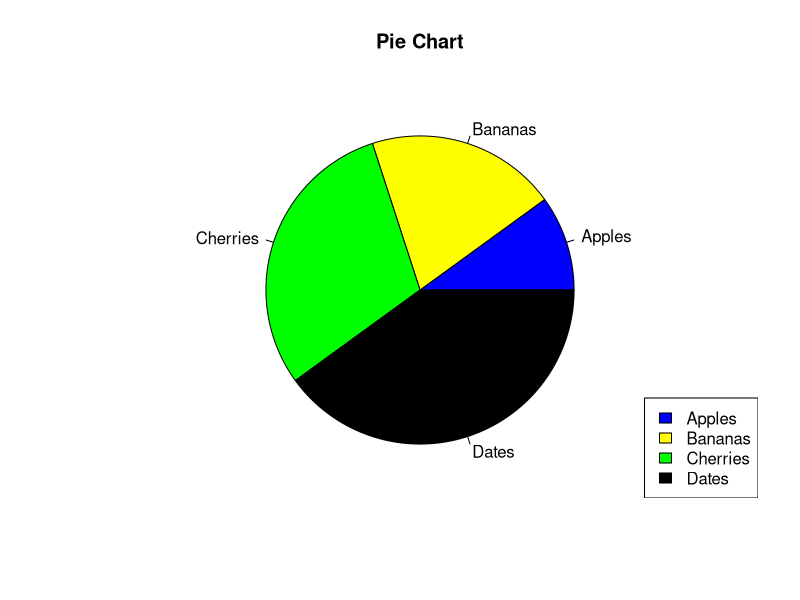

Here is the R script that generated this plot:
x <- c(10,20,30,40)
mylabel <- c("Apples", "Bananas", "Cherries", "Dates")
colors <- c("blue", "yellow", "green", "black")
pie(x, label = mylabel, main = "Pie Chart", col = colors)
legend("bottomright", mylabel, fill = colors)